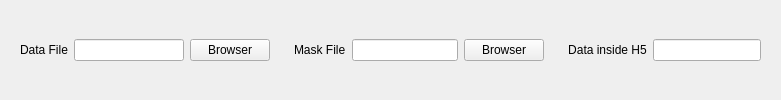
                <widget class="QWidget" name="widget_22" native="true">
                 <property name="sizePolicy">
                  <sizepolicy hsizetype="Preferred" vsizetype="Fixed">
                   <horstretch>0</horstretch>
                   <verstretch>0</verstretch>
                  </sizepolicy>
                 </property>
                 <layout class="QHBoxLayout" name="horizontalLayout_24" stretch="1,1,0">
                  <item>
                   <widget class="QWidget" name="widget_23" native="true">
                    <layout class="QHBoxLayout" name="horizontalLayout_25" stretch="0,1,0">
                     <item>
                      <widget class="QLabel" name="label_20">
                       <property name="sizePolicy">
                        <sizepolicy hsizetype="Preferred" vsizetype="Preferred">
                         <horstretch>0</horstretch>
                         <verstretch>0</verstretch>
                        </sizepolicy>
                       </property>
                       <property name="mouseTracking">
                        <bool>true</bool>
                       </property>
                       <property name="toolTip">
                        <string extracomment="All H5 and CXI files are selected as data file, and &quot;mask.npy&quot; is mask file">&lt;html&gt;&lt;head/&gt;&lt;body&gt;&lt;p&gt;Specify ONE H5 data file.&lt;/p&gt;&lt;/body&gt;&lt;/html&gt;</string>
                       </property>
                       <property name="statusTip">
                        <string extracomment="All H5 and CXI files are selected as data file, and &quot;mask.npy&quot; is mask file"/>
                       </property>
                       <property name="whatsThis">
                        <string extracomment="All H5 and CXI files are selected as data file, and &quot;mask.npy&quot; is mask file"/>
                       </property>
                       <property name="text">
                        <string>Data File</string>
                       </property>
                      </widget>
                     </item>
                     <item>
                      <widget class="QLineEdit" name="lineEdit_3">
                       <property name="sizePolicy">
                        <sizepolicy hsizetype="Expanding" vsizetype="Fixed">
                         <horstretch>1</horstretch>
                         <verstretch>0</verstretch>
                        </sizepolicy>
                       </property>
                      </widget>
                     </item>
                     <item>
                      <widget class="QPushButton" name="pushButton_8">
                       <property name="sizePolicy">
                        <sizepolicy hsizetype="Minimum" vsizetype="Fixed">
                         <horstretch>0</horstretch>
                         <verstretch>0</verstretch>
                        </sizepolicy>
                       </property>
                       <property name="text">
                        <string>Browser</string>
                       </property>
                      </widget>
                     </item>
                    </layout>
                   </widget>
                  </item>
                  <item>
                   <widget class="QWidget" name="widget_34" native="true">
                    <layout class="QHBoxLayout" name="horizontalLayout_30" stretch="0,1,0">
                     <item>
                      <widget class="QLabel" name="label_29">
                       <property name="toolTip">
                        <string>&lt;html&gt;&lt;head/&gt;&lt;body&gt;&lt;p&gt;support &amp;quot;.npy&amp;quot; &amp;amp; binary file&lt;/p&gt;&lt;/body&gt;&lt;/html&gt;</string>
                       </property>
                       <property name="text">
                        <string>Mask File</string>
                       </property>
                      </widget>
                     </item>
                     <item>
                      <widget class="QLineEdit" name="lineEdit_6"/>
                     </item>
                     <item>
                      <widget class="QPushButton" name="pushButton_10">
                       <property name="text">
                        <string>Browser</string>
                       </property>
                      </widget>
                     </item>
                    </layout>
                   </widget>
                  </item>
                  <item>
                   <widget class="QWidget" name="widget_24" native="true">
                    <layout class="QHBoxLayout" name="horizontalLayout_26">
                     <item>
                      <widget class="QLabel" name="label_21">
                       <property name="sizePolicy">
                        <sizepolicy hsizetype="Preferred" vsizetype="Preferred">
                         <horstretch>0</horstretch>
                         <verstretch>0</verstretch>
                        </sizepolicy>
                       </property>
                       <property name="toolTip">
                        <string extracomment="All H5 and CXI files are selected as data file, and &quot;mask.npy&quot; is mask file"/>
                       </property>
                       <property name="text">
                        <string>Data inside H5</string>
                       </property>
                       <property name="alignment">
                        <set>Qt::AlignCenter</set>
                       </property>
                      </widget>
                     </item>
                     <item>
                      <widget class="QLineEdit" name="lineEdit_4">
                       <property name="sizePolicy">
                        <sizepolicy hsizetype="Expanding" vsizetype="Fixed">
                         <horstretch>1</horstretch>
                         <verstretch>0</verstretch>
                        </sizepolicy>
                       </property>
                      </widget>
                     </item>
                    </layout>
                   </widget>
                  </item>
                 </layout>
                </widget>
